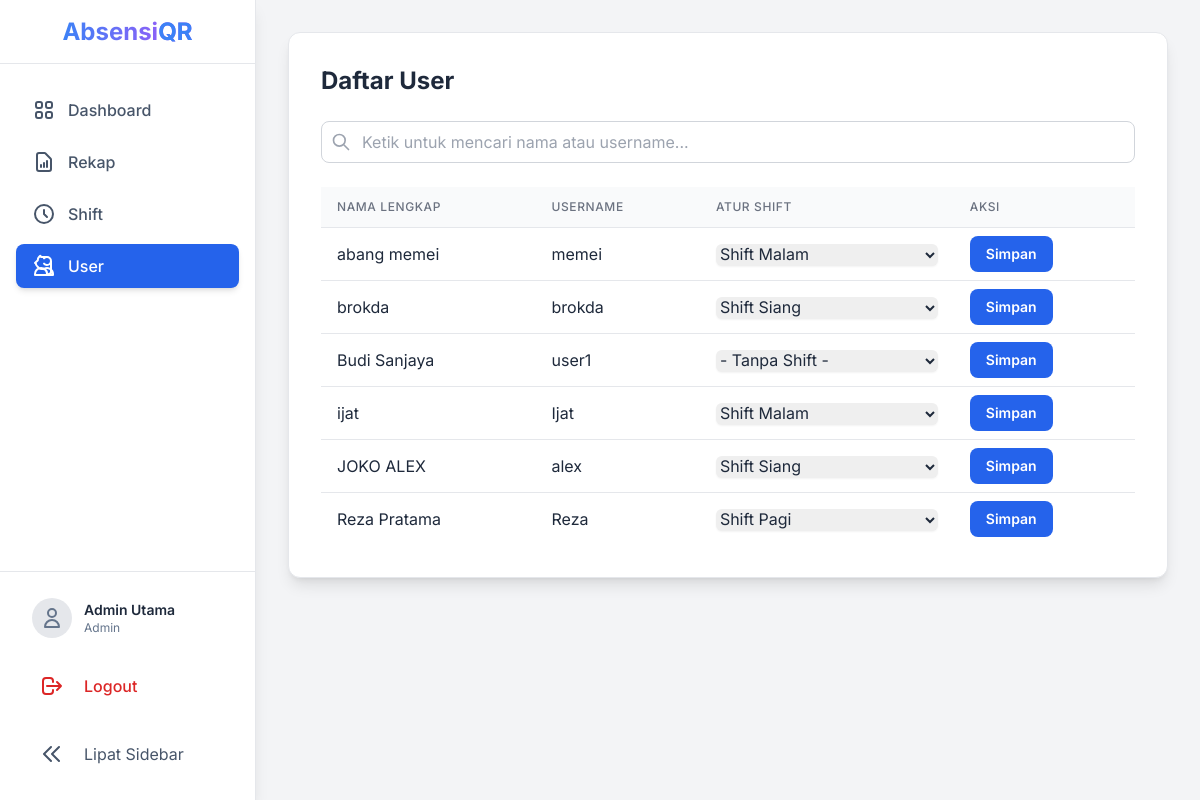
Screenshot of /src/admin/users.php (signed in) with the database file from the repository.
### tables this page shows
CREATE TABLE `users` (
  `id` int(11) NOT NULL,
  `username` varchar(50) NOT NULL,
  `password` varchar(255) NOT NULL,
  `nama_lengkap` varchar(100) NOT NULL,
  `role` enum('admin','user') NOT NULL,
  `shift_id` int(11) DEFAULT NULL
);

CREATE TABLE `shifts` (
  `id` int(11) NOT NULL,
  `nama_shift` varchar(50) NOT NULL,
  `jam_masuk` time NOT NULL,
  `batas_jam_masuk` time NOT NULL,
  `jam_pulang` time NOT NULL
);

### src/admin/users.php (the view, shortened to what this page needs)
<?php
require_once __DIR__ . '/../layouts/header.php';
$sql_shifts = "SELECT id, nama_shift FROM shifts ORDER BY nama_shift";
$result_shifts = $conn->query($sql_shifts);
$shifts = [];
while ($row = $result_shifts->fetch_assoc()) {
    $shifts[] = $row;
}
$search_query = isset($_GET['search']) ? trim($_GET['search']) : '';
$sql_users = "SELECT u.id, u.nama_lengkap, u.username, u.shift_id, s.nama_shift
        FROM users u
        LEFT JOIN shifts s ON u.shift_id = s.id
        WHERE u.role = 'user'";
$sql_users .= " ORDER BY u.nama_lengkap";
$stmt_users = $conn->prepare($sql_users);
$stmt_users->execute();
$result_users = $stmt_users->get_result();
?>
<div class="max-w-5xl mx-auto py-8 sm:px-6 lg:px-8">
    <div class="bg-white p-8 rounded-xl shadow-lg border border-gray-200">
        <h1 class="text-2xl font-bold text-slate-800 mb-6">Daftar User</h1>
        <div class="mb-6">
            <form id="search-form" method="GET" action="users.php">
                <div class="relative">
                    <input type="text" id="search-input" name="search" placeholder="Ketik untuk mencari nama atau username..." value="<?php echo htmlspecialchars($search_query); ?>" class="w-full pl-10 pr-4 py-2 border border-gray-300 rounded-lg focus:outline-none focus:ring-2 focus:ring-blue-500">
                    <div class="absolute top-0 left-0 inline-flex items-center justify-center h-full w-10 text-gray-400">
                        <svg class="h-5 w-5" fill="none" stroke-linecap="round" stroke-linejoin="round" stroke-width="2" viewBox="0 0 24 24" stroke="currentColor"><path d="M21 21l-6-6m2-5a7 7 0 11-14 0 7 7 0 0114 0z"></path></svg>
                    </div>
                </div>
            </form>
        </div>
        <div class="overflow-x-auto">
            <table class="min-w-full divide-y divide-gray-200">
                <thead class="bg-gray-50">
                    <tr>
                        <th class="py-3 px-4 text-left text-xs font-medium text-gray-500 uppercase tracking-wider">Nama Lengkap</th>
                        <th class="py-3 px-4 text-left text-xs font-medium text-gray-500 uppercase tracking-wider">Username</th>
                        <th class="py-3 px-4 text-left text-xs font-medium text-gray-500 uppercase tracking-wider">Atur Shift</th>
                        <th class="py-3 px-4 text-left text-xs font-medium text-gray-500 uppercase tracking-wider">Aksi</th>
                    </tr>
                </thead>
                <tbody id="user-table-body" class="divide-y divide-gray-200">
                    <?php if ($result_users->num_rows > 0): ?>
                        <?php while ($user = $result_users->fetch_assoc()): ?>
                        <tr>
                            <form action="proses_user.php" method="POST">
                                <td class="py-2 px-4 align-middle whitespace-nowrap"><?php echo htmlspecialchars($user['nama_lengkap']); ?></td>
                                <td class="py-2 px-4 align-middle whitespace-nowrap"><?php echo htmlspecialchars($user['username']); ?></td>
                                <td class="py-2 px-4 align-middle whitespace-nowrap">
                                    <select name="shift_id" class="w-full border-gray-300 rounded-md shadow-sm focus:border-indigo-300 focus:ring focus:ring-indigo-200 focus:ring-opacity-50">
                                        <option value="">- Tanpa Shift -</option>
                                        <?php foreach ($shifts as $shift): ?>
                                            <option value="<?php echo $shift['id']; ?>" <?php echo ($user['shift_id'] == $shift['id']) ? 'selected' : ''; ?>>
                                                <?php echo htmlspecialchars($shift['nama_shift']); ?>
                                            </option>
                                        <?php endforeach; ?>
                                    </select>
                                </td>
                                <td class="py-2 px-4 align-middle whitespace-nowrap">
                                    <button type="submit" class="bg-blue-600 hover:bg-blue-700 text-white text-sm font-semibold py-2 px-4 rounded-lg">Simpan</button>
                                </td>
                            </form>
                        </tr>
                        <?php endwhile; ?>
                    <?php else: ?>
                        <tr>
                            <td colspan="4" class="text-center py-4">Tidak ada user yang cocok dengan kriteria pencarian.</td>
                        </tr>
                    <?php endif; ?>
                </tbody>
            </table>
        </div>
    </div>
</div>
<?php require_once __DIR__ . '/../layouts/footer.php'; ?>

### src/layouts/header.php (style rules this page uses)
body { font-family: 'Inter', sans-serif; }

### rows the page displays
users: nama_lengkap "abang memei", username "memei", shift_id "Shift Malam"
users: nama_lengkap "brokda", username "brokda", shift_id "Shift Siang"
users: nama_lengkap "Budi Sanjaya", username "user1"
users: nama_lengkap "ijat", username "Ijat", shift_id "Shift Malam"
users: nama_lengkap "JOKO ALEX", username "alex", shift_id "Shift Siang"
users: nama_lengkap "Reza Pratama", username "Reza", shift_id "Shift Pagi"

### other values shown
$_SESSION['nama_lengkap'] "Admin Utama"
$_SESSION['role'] "Admin"
